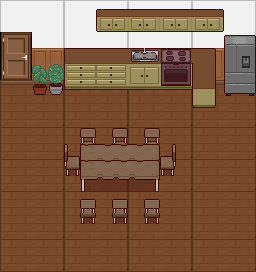

This is a level from a 2D game, rendered from its Tiled map with the project's own tilesets. A one-line summary and the complete map file follow:
An orthogonal 16x17 tile map with 16x16 px tiles, 4 tile layers (Floor, Wall, Decor, Door_img), 5 tilesets and 4 objects (cafe).

<map version="1.10" tiledversion="1.11.2" orientation="orthogonal" renderorder="right-down" width="16" height="17" tilewidth="16" tileheight="16" infinite="0" nextlayerid="14" nextobjectid="13">
 <tileset firstgid="1" source="map_Kitchen/floor.tsx" />
 <tileset firstgid="225" source="map_Kitchen/funiture1.tsx" />
 <tileset firstgid="875" source="map_Kitchen/funiture2.tsx" />
 <tileset firstgid="1889" source="map_Kitchen/funiture3.tsx" />
 <tileset firstgid="2009" source="map_Kitchen/door.tsx" />
 <layer id="1" name="Floor" width="16" height="17">
  <data encoding="csv">
0,0,0,0,0,0,0,0,0,0,0,0,0,0,0,0,
0,0,0,0,0,0,0,0,0,0,0,0,0,0,0,0,
0,0,0,0,0,0,0,0,0,0,0,0,0,0,0,0,
0,0,0,0,0,0,0,0,0,0,0,0,0,0,0,0,
0,0,0,0,0,0,0,0,0,0,0,0,0,0,0,0,
80,81,82,83,80,81,82,83,80,81,82,83,80,81,82,83,
94,95,96,97,94,95,96,97,94,95,96,97,94,95,96,97,
108,109,110,111,108,109,110,111,108,109,110,111,108,109,110,111,
94,95,96,97,94,95,96,97,94,95,96,97,94,95,96,97,
108,109,110,111,108,109,110,111,108,109,110,111,108,109,110,111,
94,95,96,97,94,95,96,97,94,95,96,97,94,95,96,97,
108,109,110,111,108,109,110,111,108,109,110,111,108,109,110,111,
94,95,96,97,94,95,96,97,94,95,96,97,94,95,96,97,
94,95,96,97,94,95,96,97,94,95,96,97,94,95,96,97,
108,109,110,111,108,109,110,111,108,109,110,111,108,109,110,111,
94,95,96,97,94,95,96,97,94,95,96,97,94,95,96,97,
108,109,110,111,108,109,110,111,108,109,110,111,108,109,110,111
</data>
 </layer>
 <layer id="3" name="Wall" width="16" height="17">
  <data encoding="csv">
24,25,26,27,24,25,26,27,24,25,26,27,24,25,26,27,
38,39,40,41,38,39,40,41,38,39,40,41,38,39,40,41,
0,0,40,41,38,39,40,41,38,39,40,41,38,39,40,41,
0,0,54,55,52,53,54,55,52,53,54,55,52,53,54,55,
0,0,68,69,66,67,68,69,66,67,68,69,66,67,68,69,
0,0,0,0,0,0,0,0,0,0,0,0,0,0,0,0,
0,0,0,0,0,0,0,0,0,0,0,0,0,0,0,0,
0,0,0,0,0,0,0,0,0,0,0,0,0,0,0,0,
0,0,0,0,0,0,0,0,0,0,0,0,0,0,0,0,
0,0,0,0,0,0,0,0,0,0,0,0,0,0,0,0,
0,0,0,0,0,0,0,0,0,0,0,0,0,0,0,0,
0,0,0,0,0,0,0,0,0,0,0,0,0,0,0,0,
0,0,0,0,0,0,0,0,0,0,0,0,0,0,0,0,
0,0,0,0,0,0,0,0,0,0,0,0,0,0,0,0,
0,0,0,0,0,0,0,0,0,0,0,0,0,0,0,0,
0,0,0,0,0,0,0,0,0,0,0,0,0,0,0,0,
0,0,0,0,0,0,0,0,0,0,0,0,0,0,0,0
</data>
 </layer>
 <layer id="4" name="Decor" width="16" height="17">
  <properties>
   <property name="targetY" type="float" value="0" />
  </properties>
  <data encoding="csv">
0,0,0,0,0,0,497,498,499,500,501,502,503,504,0,0,
0,0,0,0,0,0,523,524,525,526,527,528,529,530,0,0,
0,0,0,0,0,0,0,0,0,0,0,0,0,0,533,534,
0,0,0,0,564,565,462,463,464,465,466,467,468,469,559,560,
0,0,1950,1954,590,591,488,489,490,491,492,493,494,495,585,586,
0,0,1962,1966,616,617,514,515,516,517,518,519,520,521,611,612,
0,0,0,0,0,0,0,0,0,0,0,0,546,547,0,0,
0,0,0,0,0,0,0,0,0,0,0,0,0,0,0,0,
0,0,0,0,0,1234,0,1234,0,1234,0,0,0,0,0,0,
0,0,0,0,1242,1266,1267,1267,1267,1268,1240,0,0,0,0,0,
0,0,0,0,1281,1266,1267,1267,1267,1268,1279,0,0,0,0,0,
0,0,0,0,0,1305,1306,1306,1306,1307,0,0,0,0,0,0,
0,0,0,0,0,1237,0,1237,0,1237,0,0,0,0,0,0,
0,0,0,0,0,1276,0,1276,0,1276,0,0,0,0,0,0,
0,0,0,0,0,0,0,0,0,0,0,0,0,0,0,0,
0,0,0,0,0,0,0,0,0,0,0,0,0,0,0,0,
0,0,0,0,0,0,0,0,0,0,0,0,0,0,0,0
</data>
 </layer>
 <objectgroup id="12" name="Items">
  <object id="5" name="cafe" x="190.995" y="62.7202" width="17.3632" height="19.135">
   <properties>
    <property name="ID" value="cafe_kitchen" />
    <property name="dialogue" value="sadad" />
    <property name="texture" value="cafe" />
    <property name="type" value="ITEM" />
   </properties>
  </object>
  <object id="11" x="96.5374" y="64.9861" width="29.1967" height="6.5928" />
 </objectgroup>
 <layer id="6" name="Door_img" width="16" height="17">
  <data encoding="csv">
0,0,0,0,0,0,0,0,0,0,0,0,0,0,0,0,
0,0,0,0,0,0,0,0,0,0,0,0,0,0,0,0,
2062,2063,0,0,0,0,0,0,0,0,0,0,0,0,0,0,
2108,2109,0,0,0,0,0,0,0,0,0,0,0,0,0,0,
2154,2155,0,0,0,0,0,0,0,0,0,0,0,0,0,0,
0,0,0,0,0,0,0,0,0,0,0,0,0,0,0,0,
0,0,0,0,0,0,0,0,0,0,0,0,0,0,0,0,
0,0,0,0,0,0,0,0,0,0,0,0,0,0,0,0,
0,0,0,0,0,0,0,0,0,0,0,0,0,0,0,0,
0,0,0,0,0,0,0,0,0,0,0,0,0,0,0,0,
0,0,0,0,0,0,0,0,0,0,0,0,0,0,0,0,
0,0,0,0,0,0,0,0,0,0,0,0,0,0,0,0,
0,0,0,0,0,0,0,0,0,0,0,0,0,0,0,0,
0,0,0,0,0,0,0,0,0,0,0,0,0,0,0,0,
0,0,0,0,0,0,0,0,0,0,0,0,0,0,0,0,
0,0,0,0,0,0,0,0,0,0,0,0,0,0,0,0,
0,0,0,0,0,0,0,0,0,0,0,0,0,0,0,0
</data>
 </layer>
 <objectgroup id="9" name="Door">
  <properties>
   <property name="Islocked" type="bool" value="true" />
   <property name="Targetmap" value="" />
   <property name="requirekey" value="" />
   <property name="spawnY" type="float" value="0" />
   <property name="spawntX" type="float" value="0" />
  </properties>
  <object id="3" x="11.4158" y="43.26" height="1.20167" />
  <object id="4" x="0.90125" y="33.3462" width="30.6425" height="48.6675">
   <properties>
    <property name="islocked" type="bool" value="true" />
    <property name="requireKey" value="" />
    <property name="spawnX" type="float" value="380" />
    <property name="spawnY" type="float" value="272.58" />
    <property name="targetMap" value="map.tmx" />
   </properties>
  </object>
 </objectgroup>
</map>
